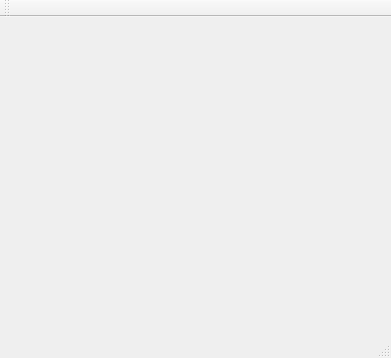
<?xml version="1.0" encoding="UTF-8"?>
<ui version="4.0">
 <class>MainWindow</class>
 <widget class="QMainWindow" name="MainWindow">
  <property name="geometry">
   <rect>
    <x>0</x>
    <y>0</y>
    <width>391</width>
    <height>358</height>
   </rect>
  </property>
  <property name="windowTitle">
   <string>MainWindow</string>
  </property>
  <widget class="QWidget" name="centralWidget">
   <widget class="TicTacToe" name="ticTacToe">
    <property name="geometry">
     <rect>
      <x>20</x>
      <y>10</y>
      <width>200</width>
      <height>200</height>
     </rect>
    </property>
    <property name="state">
     <string>---------</string>
    </property>
   </widget>
  </widget>
  <widget class="QMenuBar" name="menuBar">
   <property name="geometry">
    <rect>
     <x>0</x>
     <y>0</y>
     <width>391</width>
     <height>23</height>
    </rect>
   </property>
  </widget>
  <widget class="QToolBar" name="mainToolBar">
   <attribute name="toolBarArea">
    <enum>TopToolBarArea</enum>
   </attribute>
   <attribute name="toolBarBreak">
    <bool>false</bool>
   </attribute>
  </widget>
  <widget class="QStatusBar" name="statusBar"/>
 </widget>
 <layoutdefault spacing="6" margin="11"/>
 <customwidgets>
  <customwidget>
   <class>TicTacToe</class>
   <extends>QWidget</extends>
   <header>tictactoe.h</header>
  </customwidget>
 </customwidgets>
 <resources/>
 <connections/>
</ui>
